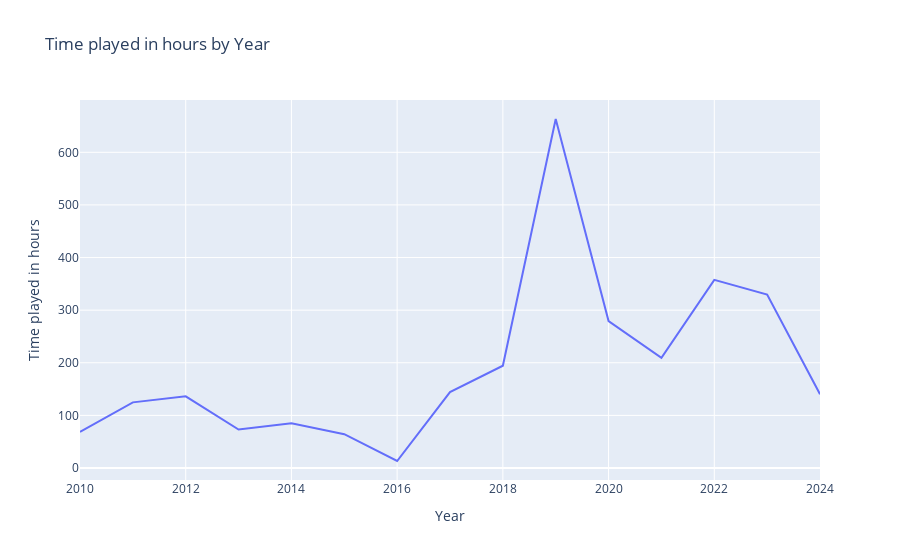

Source (notebook cell):
### Markdown cell above
### Streaming time
First question centered on the fluctuation of my listening habits over time.
> *How my listening habits have changed over the years in terms of quantity of music listened? Are there specific events that influenced my music consumption?*

### Code cell
# Create dataframe with streaming time over the years
history["ts_year"] = history["ts"].dt.year
duration_years = history[["hours", "ts_year"]].groupby("ts_year").sum().reset_index()

# Create a line plot with this data
fig = px.line(duration_years, x="ts_year", y="hours", title = "Time played in hours by Year", labels = {"ts_year" : "Year", "hours" : "Time played in hours"})

# Show the plot
fig.show()

### Figure 1 — Plotly figure (JSON) as saved in the notebook; plotly's stock layout.template omitted (floating-point values rounded to 4 significant figures)
{"data": [{"hovertemplate": "Year=%{x}<br>Time played in hours=%{y}<extra></extra>", "legendgroup": "", "line": {"color": "#636efa", "dash": "solid"}, "marker": {"symbol": "circle"}, "mode": "lines", "name": "", "orientation": "v", "showlegend": false, "type": "scatter", "x": [2010, 2011, 2012, 2013, 2014, 2015, 2016, 2017, 2018, 2019, 2020, 2021, 2022, 2023, 2024], "xaxis": "x", "y": [68.5, 124.7, 136.2, 73.06, 84.95, 64.18, 13.28, 144.3, 194.4, 663.3, 279.2, 209.5, 357.6, 329.5, 140.2], "yaxis": "y"}], "layout": {"legend": {"tracegroupgap": 0}, "title": {"text": "Time played in hours by Year"}, "xaxis": {"anchor": "y", "domain": [0, 1], "title": {"text": "Year"}}, "yaxis": {"anchor": "x", "domain": [0, 1], "title": {"text": "Time played in hours"}}}}
